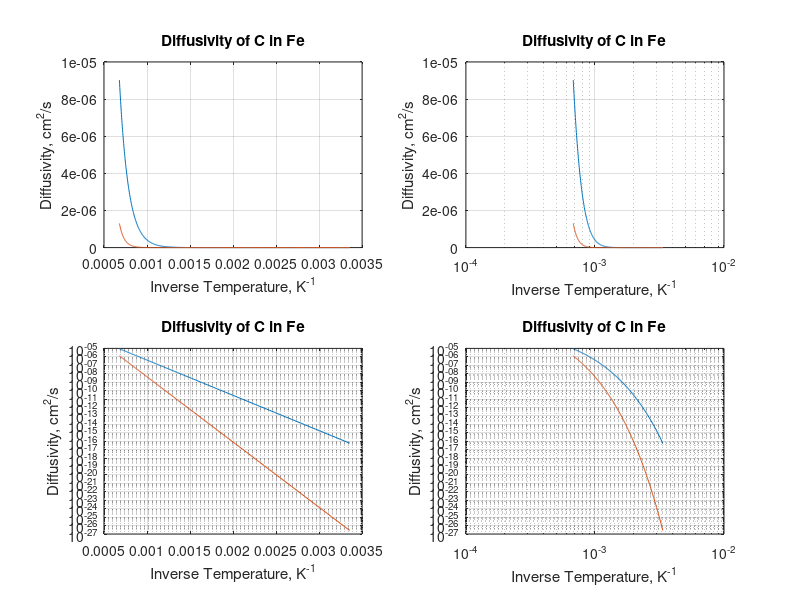

This chart was generated by the following MATLAB code:
% Example 5.3
% Calculate the diffusivity of carbon in iron
clear, clc
% Define the constants
D0alpha = 0.0062;
D0gamma = 0.23;
Qalpha = 80000;
Qgamma = 148000;
R = 8.314;
T = 25:5:1200;
% Change T from C to K
T = T+273;
% Calculate the diffusivity
Dalpha = D0alpha*exp(-Qalpha./(R*T));
Dgamma = D0gamma*exp(-Qgamma./(R*T));
% Plot the results
subplot(2,2,1)
plot(1./T,Dalpha, 1./T,Dgamma)
title('Diffusivity of C in Fe')
xlabel('Inverse Temperature, K^{-1}')
ylabel('Diffusivity, cm^2/s')
grid on

subplot(2,2,2)
semilogx(1./T,Dalpha, 1./T,Dgamma)
title('Diffusivity of C in Fe')
xlabel('Inverse Temperature, K^{-1}')
ylabel('Diffusivity, cm^2/s')
grid on

subplot(2,2,3)
semilogy(1./T,Dalpha, 1./T,Dgamma)
title('Diffusivity of C in Fe')
xlabel('Inverse Temperature, K^{-1}')
ylabel('Diffusivity, cm^2/s')
grid on

subplot(2,2,4)
loglog(1./T,Dalpha, 1./T,Dgamma)
title('Diffusivity of C in Fe')
xlabel('Inverse Temperature, K^{-1}')
ylabel('Diffusivity, cm^2/s')
grid on